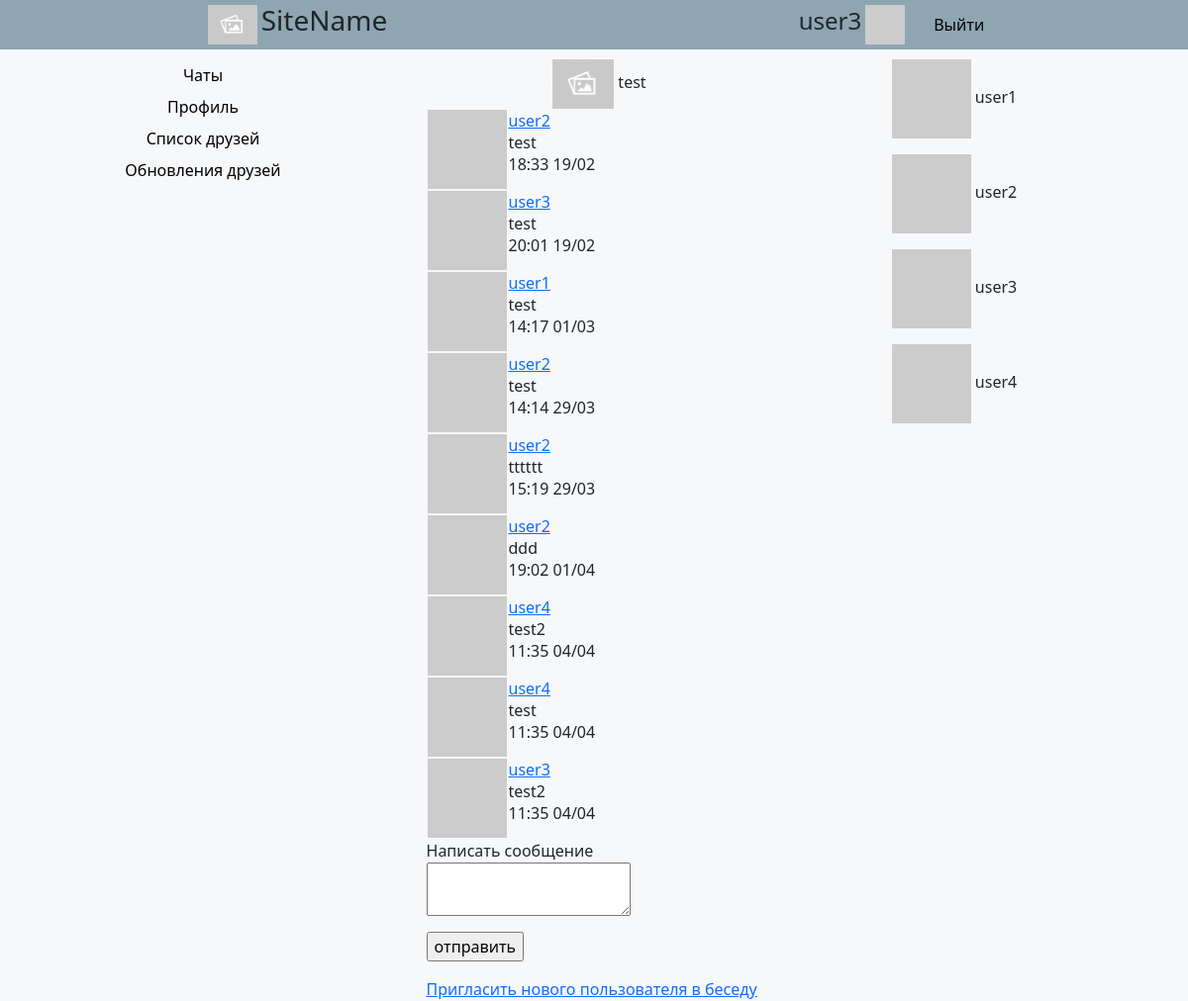
The app's page /chat/1 (signed in), older data.
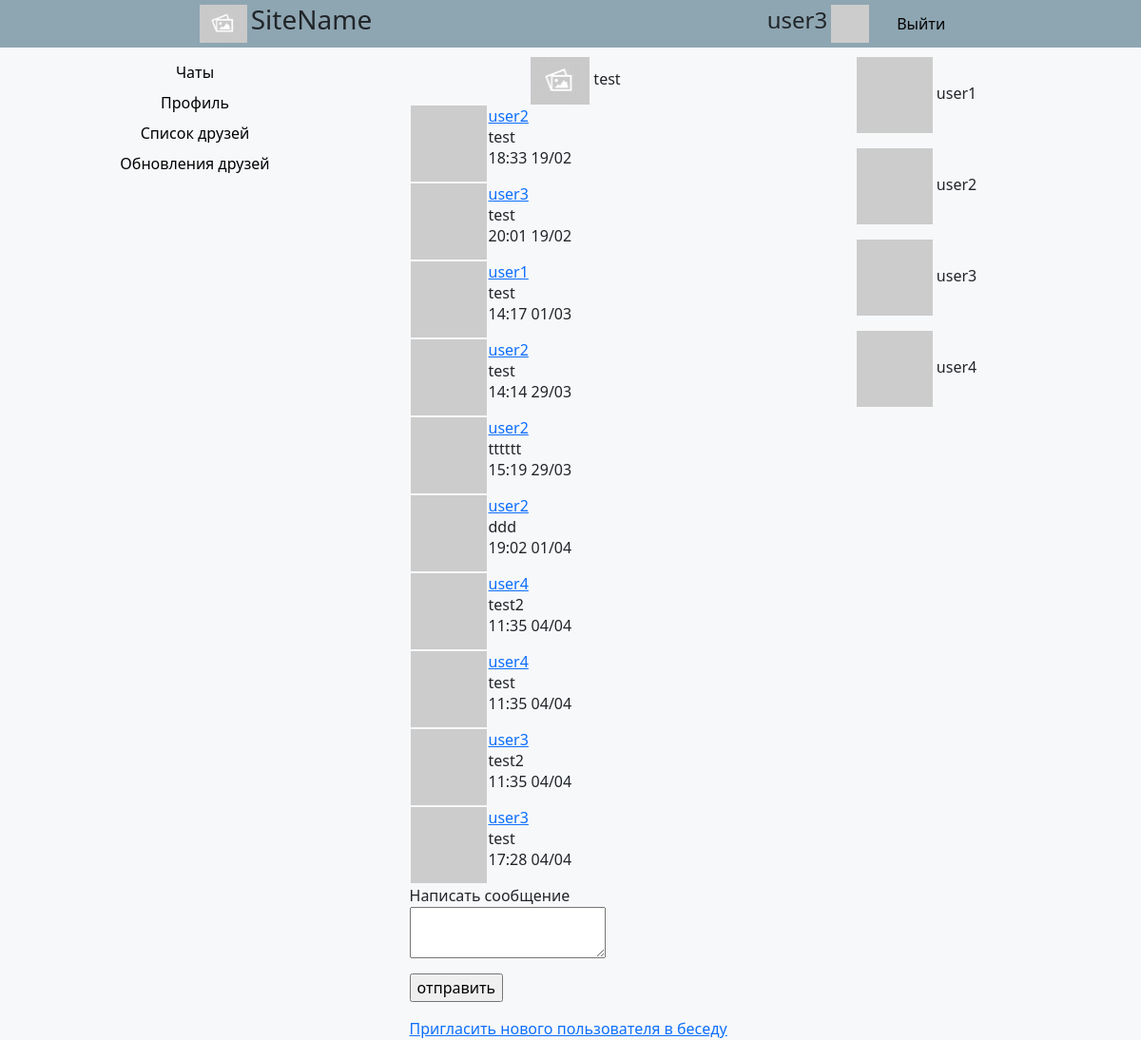
The same page, newer data.
### app/models.py (models this page shows, shortened)
class Post(db.Model):
    id = db.Column(db.Integer, primary_key=True)
    body = db.Column(db.String(140))
    timestamp = db.Column(db.DateTime, index=True, default=datetime.now(pytz.timezone('Europe/Moscow')))
    user_id = db.Column(db.Integer, db.ForeignKey('user.id'))
    chat_id = db.Column(db.Integer, db.ForeignKey('chat.id'))

class User(UserMixin, db.Model):
    id = db.Column(db.Integer, primary_key=True)
    username = db.Column(db.String(64), index=True, unique=True)
    email = db.Column(db.String(120), index=True, unique=True)
    password_hash = db.Column(db.String(128))
    posts = db.relationship('Post', backref='author', lazy='dynamic')
    invitations = db.relationship('Invitation', backref='user', lazy='dynamic')
    about_me = db.Column(db.String(140))
    last_seen = db.Column(db.DateTime, default=datetime.now(pytz.timezone('Europe/Moscow')))
    followed = db.relationship(
        'User', secondary=followers,
        primaryjoin=(followers.c.follower_id == id),
        secondaryjoin=(followers.c.followed_id == id),
        backref=db.backref('followers', lazy='dynamic'), lazy='dynamic')
    def avatar(self, size):
        digest = md5(self.email.lower().encode('utf-8')).hexdigest()
        return 'https://www.gravatar.com/avatar/{}?d=identicon&s={}'.format(
            digest, size)

### app/routes.py (the view)
@app.route('/chat/<chat_id>', methods=['GET', 'Post'])
@login_required
def chat(chat_id):
    form = PostForm()
    chat = Chat.query.filter_by(id=chat_id).first()
    if form.validate_on_submit():
        post = Post(body=form.post.data, author=current_user, chat=chat,
                    timestamp=datetime.now(pytz.timezone('Europe/Moscow')))
        db.session.add(post)
        db.session.commit()
        return redirect(url_for('chat', chat_id=chat.id))
    posts = chat.posts
    return render_template("chat.html", title='Home Page', form=form, chat=chat,
                           posts=posts)

### app/forms.py
class PostForm(FlaskForm):
    post = TextAreaField('Написать сообщение', validators=[
        DataRequired(), Length(min=1, max=140)])
    submit = SubmitField('отправить')

### app/models.py (called while the page is built)
@login.user_loader
def load_user(id):
    return User.query.get(int(id))

### app/routes.py (called while the page is built)
@app.before_request
def before_request():
    if current_user.is_authenticated:
        current_user.last_seen = datetime.now(pytz.timezone('Europe/Moscow'))
        db.session.commit()

### app/templates/chat.html (shortened to what this page needs)
{% extends "base.html" %}
{% block content %}
    <div class = 'main-part'>
    <link rel="stylesheet" href="../static/messages.css" type="text/css"/>
        <div class="chat-inf">
         <div class="chat-image">
            <img src="../static/empty.jpg">
            <label>
                {% if chat.name.find('none') == -1 %}
                    <label>{{ chat.name }}</label>
                {% elif chat.users[0] == current_user %}
                    <label>{{ chat.users[1].username }}</label>
                {% else %}
                    <label>{{ chat.users[0].username }}</label>
                {% endif %}
            </label>
        </div>
        </div>
        <div class="chat-message">
            {% for post in posts %}
                <table>
                    <tr valign="top">
                        <td><img src="{{ post.author.avatar(36) }}"></td>
                        <td><a href="{{ url_for('user', username=post.author.username) }}" {{ post.author.username }}> {{ post.author.username }} </a>
                            <br>{{ post.body }}
                            <br>{{ post.timestamp.strftime('%H:%M %d/%m') }}
                        </td>
                    </tr>
                </table>
            {% endfor %}
            <form action="" method="post">
                <p>
                    {{ form.post.label }}<br>
                    {{ form.post(size=64) }}<br>
                </p>
                <p>{{ form.submit() }}</p>
            </form>
            {% if chat.name.find('none') == -1 %}
                <a href="{{ url_for('invite_user', chat_id=chat.id) }}">Пригласить нового пользователя в беседу</a>
            {% endif %}
        </div>
    </div>
    <div class = "notification-block">
        {% for user in chat.users %}
            <div class = "not-block">
                <p>
                    <img src="{{ user.avatar(36) }}">
                    {{ user.username }}
                </p>
            </div>
        {% endfor %}
    </div>
 {% endblock %}

### app/templates/base.html (shortened to what this page needs)
<html>
    <head>
        <link href="https://cdn.jsdelivr.net/npm/bootstrap@5.0.0-beta3/dist/css/bootstrap.min.css" rel="stylesheet">
        <link rel="stylesheet" href="../static/common.css" type="text/css"/>
        <link rel="stylesheet" href="../static/messages.css" type="text/css"/>
        <link rel="stylesheet" href="../static/friends.css" type="text/css"/>
    </head>
    <body>
        <header class = "first_color">
		    <div class = "name-logo">
			    <div>
				    <img src = "../static/empty.jpg"/>
			    </div>
			    <div>
				    <h3>SiteName</h3>
			    </div>
		    </div>
            {% if current_user.is_authenticated %}
		        <div class = "user-information" onclick="location.href='{{ url_for('user', username=current_user.username)}}';">
			        <div>
				        <h4>{{ current_user.username }}</h4>
			        </div>
			        <div>
				        <img src = "{{ current_user.avatar(128) }}"/>
			        </div>
                    <div>
                        {% if current_user.is_anonymous %}
                            <a href="{{ url_for('login') }}">Войти</a>
                        {% else %}
                            <a href="{{ url_for('logout') }}">Выйти</a>
                        {% endif %}
                    </div>
		        </div>
            {% endif %}
	</header>
        <div class="content">
            <div class="site-nav">
                <a href="{{ url_for('index') }}">Чаты</a>
                {% if not current_user.is_anonymous %}
                    <a href="{{ url_for('user', username=current_user.username) }}">Профиль</a>
                {% endif %}
                <a href="{{ url_for('list_of_friends') }}">Список друзей</a>
                <a href ="{{ url_for('news') }}"> Обновления друзей </a>
            </div>
            {% block content %}{% endblock %}
        </div>
    </body>
</html>

Row changes from the older to the newer data that the page shows:
added Post: author.username "user3", body "test", timestamp "17:28 04/04"
